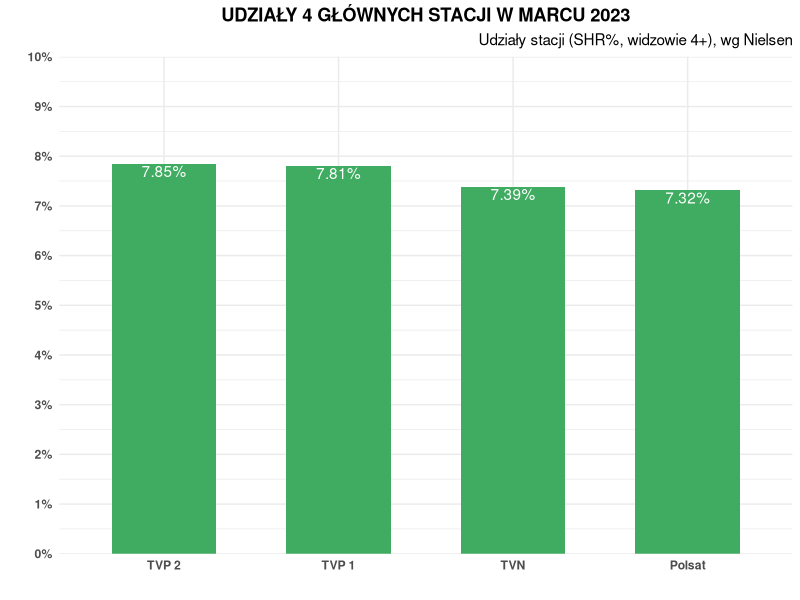

Reproduce this figure in R.
telewizja <- c("TVP 2", "TVP 1", "TVN", "Polsat")
ogladalnosc <- c("7.85", "7.81", "7.39", "7.32")
ogladalnosc <- as.numeric(ogladalnosc)
Udzialy4Stacji <- data.frame(telewizja, ogladalnosc)


library(ggplot2)
library(forcats)
library(scales)
library(dplyr)


ggplot(Udzialy4Stacji, aes(x = reorder(telewizja, desc(ogladalnosc)), y = ogladalnosc)) +
  geom_col(width = 0.6, fill = "#40AC61") +
  scale_y_continuous(labels = number_format(suffix = "%"), expand = c(0,0, 0.1, 0.1), n.breaks = 10) +
  theme_minimal() +
  geom_text(aes(label = paste(ogladalnosc, "%", sep = "")), 
            nudge_y = -0.15, 
            colour = "white") +
  expand_limits(y = 9) + 
  labs(x = "",
       y = "",
       title = "UDZIAŁY 4 GŁÓWNYCH STACJI W MARCU 2023", 
       subtitle = "Udziały stacji (SHR%, widzowie 4+), wg Nielsen") +
  theme(plot.title = element_text(hjust = 0.5, face="bold" )) +
  theme(plot.subtitle = element_text(hjust = 1)) +
  theme(axis.text = element_text(face="bold"))
    